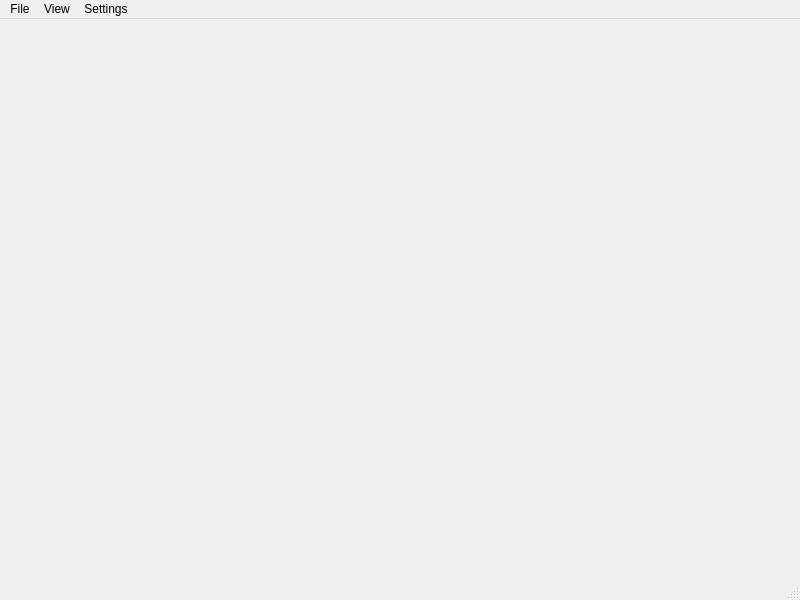
<?xml version="1.0" encoding="UTF-8"?>
<ui version="4.0">
 <class>MainWindow</class>
 <widget class="QMainWindow" name="MainWindow">
  <property name="geometry">
   <rect>
    <x>0</x>
    <y>0</y>
    <width>800</width>
    <height>600</height>
   </rect>
  </property>
  <property name="windowTitle">
   <string>Kayak GUI</string>
  </property>
  <widget class="QWidget" name="centralwidget"/>
  <widget class="QMenuBar" name="menubar">
   <property name="geometry">
    <rect>
     <x>0</x>
     <y>0</y>
     <width>800</width>
     <height>22</height>
    </rect>
   </property>
   <widget class="QMenu" name="menuFile">
    <property name="title">
     <string>File</string>
    </property>
    <addaction name="actionSave"/>
    <addaction name="actionExit"/>
   </widget>
   <widget class="QMenu" name="menuView">
    <property name="title">
     <string>View</string>
    </property>
    <addaction name="actionCan_Log"/>
    <addaction name="actionCAN_Generator"/>
   </widget>
   <widget class="QMenu" name="menuTools">
    <property name="title">
     <string>Settings</string>
    </property>
    <addaction name="actionCAN_Settings"/>
   </widget>
   <addaction name="menuFile"/>
   <addaction name="menuView"/>
   <addaction name="menuTools"/>
  </widget>
  <widget class="QStatusBar" name="statusbar"/>
  <action name="actionSave">
   <property name="text">
    <string>Save</string>
   </property>
  </action>
  <action name="actionExit">
   <property name="text">
    <string>Exit</string>
   </property>
  </action>
  <action name="actionCan_Log">
   <property name="text">
    <string>Can Log</string>
   </property>
  </action>
  <action name="actionCAN_Settings">
   <property name="text">
    <string>CAN Settings</string>
   </property>
  </action>
  <action name="actionCAN_Generator">
   <property name="text">
    <string>CAN Generator</string>
   </property>
  </action>
 </widget>
 <resources/>
 <connections/>
</ui>
